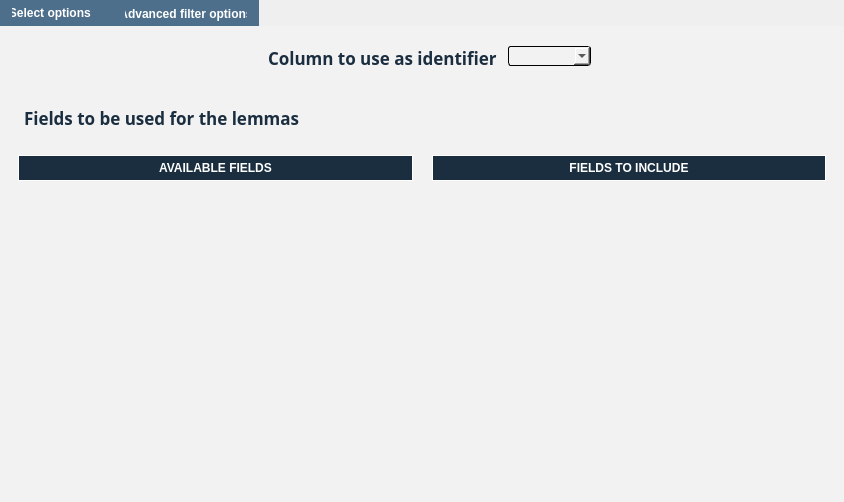
<?xml version="1.0" encoding="UTF-8"?>
<ui version="4.0">
 <class>Form</class>
 <widget class="QWidget" name="Form">
  <property name="geometry">
   <rect>
    <x>0</x>
    <y>0</y>
    <width>844</width>
    <height>502</height>
   </rect>
  </property>
  <property name="windowTitle">
   <string>ITMT</string>
  </property>
  <layout class="QVBoxLayout" name="verticalLayout_2">
   <property name="spacing">
    <number>0</number>
   </property>
   <property name="leftMargin">
    <number>0</number>
   </property>
   <property name="topMargin">
    <number>0</number>
   </property>
   <property name="rightMargin">
    <number>0</number>
   </property>
   <property name="bottomMargin">
    <number>0</number>
   </property>
   <item>
    <widget class="QTabWidget" name="tab_select_create_training_corpus">
     <property name="sizePolicy">
      <sizepolicy hsizetype="Preferred" vsizetype="Preferred">
       <horstretch>0</horstretch>
       <verstretch>0</verstretch>
      </sizepolicy>
     </property>
     <property name="styleSheet">
      <string notr="true">QTabWidget::pane {
    background: transparent;
    border:0;
}


QTabBar::tab {
    background: #4D6F8C;
	font: 87 13pt &quot;Avenir&quot;;
	font-weight: bold;
	color: #FFFFFF;
}</string>
     </property>
     <property name="tabPosition">
      <enum>QTabWidget::North</enum>
     </property>
     <property name="tabShape">
      <enum>QTabWidget::Rounded</enum>
     </property>
     <property name="currentIndex">
      <number>0</number>
     </property>
     <property name="tabBarAutoHide">
      <bool>true</bool>
     </property>
     <widget class="QWidget" name="tab_select_options">
      <property name="styleSheet">
       <string notr="true">background:white;
</string>
      </property>
      <attribute name="title">
       <string>Select options   |</string>
      </attribute>
      <layout class="QVBoxLayout" name="verticalLayout_57" stretch="0">
       <property name="spacing">
        <number>0</number>
       </property>
       <property name="leftMargin">
        <number>0</number>
       </property>
       <property name="topMargin">
        <number>0</number>
       </property>
       <property name="rightMargin">
        <number>0</number>
       </property>
       <property name="bottomMargin">
        <number>0</number>
       </property>
       <item>
        <widget class="QFrame" name="frame_select_options">
         <property name="styleSheet">
          <string notr="true">background-color: #F2F2F2;</string>
         </property>
         <property name="frameShape">
          <enum>QFrame::NoFrame</enum>
         </property>
         <property name="frameShadow">
          <enum>QFrame::Plain</enum>
         </property>
         <layout class="QVBoxLayout" name="verticalLayout_3">
          <property name="spacing">
           <number>0</number>
          </property>
          <property name="leftMargin">
           <number>0</number>
          </property>
          <property name="topMargin">
           <number>0</number>
          </property>
          <property name="rightMargin">
           <number>0</number>
          </property>
          <property name="bottomMargin">
           <number>0</number>
          </property>
          <item>
           <widget class="QFrame" name="frame_select_options_top">
            <property name="sizePolicy">
             <sizepolicy hsizetype="Preferred" vsizetype="Fixed">
              <horstretch>0</horstretch>
              <verstretch>0</verstretch>
             </sizepolicy>
            </property>
            <property name="maximumSize">
             <size>
              <width>16777215</width>
              <height>60</height>
             </size>
            </property>
            <property name="styleSheet">
             <string notr="true">background-color: #F2F2F2;
border:none;</string>
            </property>
            <property name="frameShape">
             <enum>QFrame::StyledPanel</enum>
            </property>
            <property name="frameShadow">
             <enum>QFrame::Raised</enum>
            </property>
            <layout class="QHBoxLayout" name="horizontalLayout">
             <item>
              <spacer name="horizontalSpacer_2">
               <property name="orientation">
                <enum>Qt::Horizontal</enum>
               </property>
               <property name="sizeHint" stdset="0">
                <size>
                 <width>40</width>
                 <height>20</height>
                </size>
               </property>
              </spacer>
             </item>
             <item>
              <widget class="QLabel" name="label_fields_to_include">
               <property name="sizePolicy">
                <sizepolicy hsizetype="Expanding" vsizetype="Fixed">
                 <horstretch>0</horstretch>
                 <verstretch>0</verstretch>
                </sizepolicy>
               </property>
               <property name="minimumSize">
                <size>
                 <width>0</width>
                 <height>45</height>
                </size>
               </property>
               <property name="maximumSize">
                <size>
                 <width>16777215</width>
                 <height>45</height>
                </size>
               </property>
               <property name="font">
                <font>
                 <family>Avenir</family>
                 <pointsize>13</pointsize>
                 <weight>75</weight>
                 <italic>false</italic>
                 <bold>true</bold>
                </font>
               </property>
               <property name="styleSheet">
                <string notr="true">padding-left: 10px;
font: 87 13pt &quot;Avenir&quot;;
color:#1A2E40;
font-weight: bold;
</string>
               </property>
               <property name="text">
                <string>Column to use as identifier</string>
               </property>
              </widget>
             </item>
             <item>
              <widget class="QComboBox" name="comboBox_trdts_id">
               <property name="styleSheet">
                <string notr="true">/*COMBO BOX*/
QComboBox {
    border: 1px solid black;
    border-radius: 3px;
    padding: 1px 18px 1px 3px;
    min-width: 6em;
    background-color:#F2F2F2;
	color:black;
}


QComboBox:on { /* shift the text when the popup opens */
    padding-top: 3px;
    padding-left: 4px;
}

</string>
               </property>
              </widget>
             </item>
             <item>
              <spacer name="horizontalSpacer">
               <property name="orientation">
                <enum>Qt::Horizontal</enum>
               </property>
               <property name="sizeHint" stdset="0">
                <size>
                 <width>40</width>
                 <height>20</height>
                </size>
               </property>
              </spacer>
             </item>
            </layout>
           </widget>
          </item>
          <item>
           <widget class="QFrame" name="frame_select_options_middle">
            <property name="styleSheet">
             <string notr="true">background-color: #F2F2F2;
border:none;</string>
            </property>
            <property name="frameShape">
             <enum>QFrame::StyledPanel</enum>
            </property>
            <property name="frameShadow">
             <enum>QFrame::Raised</enum>
            </property>
            <layout class="QHBoxLayout" name="horizontalLayout_4">
             <property name="spacing">
              <number>0</number>
             </property>
             <property name="leftMargin">
              <number>0</number>
             </property>
             <property name="topMargin">
              <number>0</number>
             </property>
             <property name="rightMargin">
              <number>0</number>
             </property>
             <property name="bottomMargin">
              <number>0</number>
             </property>
             <item>
              <widget class="QFrame" name="frame_4">
               <property name="styleSheet">
                <string notr="true">background-color: #F2F2F2;
border:none;</string>
               </property>
               <property name="frameShape">
                <enum>QFrame::StyledPanel</enum>
               </property>
               <property name="frameShadow">
                <enum>QFrame::Raised</enum>
               </property>
               <layout class="QVBoxLayout" name="verticalLayout_4">
                <item>
                 <widget class="QLabel" name="label_fields_to_include_3">
                  <property name="sizePolicy">
                   <sizepolicy hsizetype="Expanding" vsizetype="Fixed">
                    <horstretch>0</horstretch>
                    <verstretch>0</verstretch>
                   </sizepolicy>
                  </property>
                  <property name="minimumSize">
                   <size>
                    <width>0</width>
                    <height>45</height>
                   </size>
                  </property>
                  <property name="maximumSize">
                   <size>
                    <width>16777215</width>
                    <height>45</height>
                   </size>
                  </property>
                  <property name="font">
                   <font>
                    <family>Avenir</family>
                    <pointsize>13</pointsize>
                    <weight>75</weight>
                    <italic>false</italic>
                    <bold>true</bold>
                   </font>
                  </property>
                  <property name="styleSheet">
                   <string notr="true">padding-left: 10px;
font: 87 13pt &quot;Avenir&quot;;
color:#1A2E40;
font-weight: bold;
</string>
                  </property>
                  <property name="text">
                   <string>Fields to be used for the lemmas</string>
                  </property>
                 </widget>
                </item>
                <item>
                 <widget class="QFrame" name="frame_5">
                  <property name="styleSheet">
                   <string notr="true">background-color: #F2F2F2;
border:none;</string>
                  </property>
                  <property name="frameShape">
                   <enum>QFrame::StyledPanel</enum>
                  </property>
                  <property name="frameShadow">
                   <enum>QFrame::Raised</enum>
                  </property>
                  <layout class="QHBoxLayout" name="horizontalLayout_3">
                   <item>
                    <widget class="QTableWidget" name="tableWidget_available_fields_lemmas">
                     <property name="styleSheet">
                      <string notr="true">QTableWidget {	
	background-color: #F2F2F2;
	padding: 0px;
	border-radius: 5px;
	font: 87 12pt &quot;Avenir&quot;;
	gridline-color:#FFFFFF;
}
QTableWidget::item{
	padding-left: 5px;
	padding-right: 5px;
	background-color: #F2F2F2;
	color:black;
	gridline-color:#FFFFFF;
}
QTableWidget::item:selected{
	background-color: #4D6F8C;
}
QScrollBar:horizontal {
	background: #4D6F8C;
    border: none;
    height: 2px;
	margin: 0px 2px 0 2px;
}
 QScrollBar:vertical {
    background: #4D6F8C;
    border: none;
    width: 2px;
    margin: 2px 0 2px 0;
	border-radius: 0px;
 }

QHeaderView::section:horizontal
{
	background-color: #1A2E40;
	padding: 3px;
    border-bottom: 1px solid #FFFFFF;
    border-right: 1px solid #FFFFFF;
    border-top: 1px solid #FFFFFF;
    border-left: 1px solid #FFFFFF;
	color:white;
}

</string>
                     </property>
                     <property name="editTriggers">
                      <set>QAbstractItemView::NoEditTriggers</set>
                     </property>
                     <property name="dragEnabled">
                      <bool>true</bool>
                     </property>
                     <property name="dragDropMode">
                      <enum>QAbstractItemView::DragDrop</enum>
                     </property>
                     <attribute name="horizontalHeaderShowSortIndicator" stdset="0">
                      <bool>true</bool>
                     </attribute>
                     <attribute name="horizontalHeaderStretchLastSection">
                      <bool>true</bool>
                     </attribute>
                     <attribute name="verticalHeaderVisible">
                      <bool>false</bool>
                     </attribute>
                     <attribute name="verticalHeaderStretchLastSection">
                      <bool>true</bool>
                     </attribute>
                     <column>
                      <property name="text">
                       <string>AVAILABLE FIELDS</string>
                      </property>
                      <property name="font">
                       <font>
                        <weight>75</weight>
                        <bold>true</bold>
                       </font>
                      </property>
                     </column>
                    </widget>
                   </item>
                   <item>
                    <widget class="QLabel" name="label_2">
                     <property name="maximumSize">
                      <size>
                       <width>50</width>
                       <height>100</height>
                      </size>
                     </property>
                     <property name="text">
                      <string/>
                     </property>
                     <property name="pixmap">
                      <pixmap>../resources/images/drag.png</pixmap>
                     </property>
                     <property name="scaledContents">
                      <bool>true</bool>
                     </property>
                    </widget>
                   </item>
                   <item>
                    <widget class="QTableWidget" name="tableWidget_fields_to_include_lemmas">
                     <property name="styleSheet">
                      <string notr="true">QTableWidget {	
	background-color: #F2F2F2;
	padding: 0px;
	border-radius: 5px;
	font: 87 12pt &quot;Avenir&quot;;
	gridline-color:#FFFFFF;
}
QTableWidget::item{
	padding-left: 5px;
	padding-right: 5px;
	background-color: #F2F2F2;
	color:black;
	gridline-color:#FFFFFF;
}
QTableWidget::item:selected{
	background-color: #4D6F8C;
}
QScrollBar:horizontal {
	background: #4D6F8C;
    border: none;
    height: 2px;
	margin: 0px 2px 0 2px;
}
 QScrollBar:vertical {
    background: #4D6F8C;
    border: none;
    width: 2px;
    margin: 2px 0 2px 0;
	border-radius: 0px;
 }

QHeaderView::section:horizontal
{
	background-color: #1A2E40;
	padding: 3px;
    border-bottom: 1px solid #FFFFFF;
    border-right: 1px solid #FFFFFF;
    border-top: 1px solid #FFFFFF;
    border-left: 1px solid #FFFFFF;
	color:white;
}

</string>
                     </property>
                     <property name="editTriggers">
                      <set>QAbstractItemView::NoEditTriggers</set>
                     </property>
                     <property name="dragEnabled">
                      <bool>true</bool>
                     </property>
                     <property name="dragDropMode">
                      <enum>QAbstractItemView::DropOnly</enum>
                     </property>
                     <attribute name="horizontalHeaderStretchLastSection">
                      <bool>true</bool>
                     </attribute>
                     <attribute name="verticalHeaderVisible">
                      <bool>false</bool>
                     </attribute>
                     <attribute name="verticalHeaderStretchLastSection">
                      <bool>true</bool>
                     </attribute>
                     <column>
                      <property name="text">
                       <string>FIELDS TO INCLUDE</string>
                      </property>
                      <property name="font">
                       <font>
                        <weight>75</weight>
                        <bold>true</bold>
                       </font>
                      </property>
                     </column>
                    </widget>
                   </item>
                  </layout>
                 </widget>
                </item>
               </layout>
              </widget>
             </item>
            </layout>
           </widget>
          </item>
         </layout>
        </widget>
       </item>
      </layout>
     </widget>
     <widget class="QWidget" name="tab_advanced_filter_options">
      <property name="styleSheet">
       <string notr="true">background:white;
</string>
      </property>
      <attribute name="title">
       <string>Advanced filter options</string>
      </attribute>
      <layout class="QVBoxLayout" name="verticalLayout_5">
       <property name="spacing">
        <number>0</number>
       </property>
       <property name="leftMargin">
        <number>0</number>
       </property>
       <property name="topMargin">
        <number>0</number>
       </property>
       <property name="rightMargin">
        <number>0</number>
       </property>
       <property name="bottomMargin">
        <number>0</number>
       </property>
       <item>
        <widget class="QFrame" name="frame_7">
         <property name="styleSheet">
          <string notr="true">background-color: #F2F2F2;
border:none;</string>
         </property>
         <property name="frameShape">
          <enum>QFrame::StyledPanel</enum>
         </property>
         <property name="frameShadow">
          <enum>QFrame::Raised</enum>
         </property>
         <layout class="QVBoxLayout" name="verticalLayout_7">
          <property name="spacing">
           <number>0</number>
          </property>
          <property name="leftMargin">
           <number>0</number>
          </property>
          <property name="topMargin">
           <number>0</number>
          </property>
          <property name="rightMargin">
           <number>0</number>
          </property>
          <property name="bottomMargin">
           <number>0</number>
          </property>
          <item>
           <widget class="QFrame" name="frame_9">
            <property name="styleSheet">
             <string notr="true">background-color: #F2F2F2;
border:none;</string>
            </property>
            <property name="frameShape">
             <enum>QFrame::StyledPanel</enum>
            </property>
            <property name="frameShadow">
             <enum>QFrame::Raised</enum>
            </property>
            <layout class="QHBoxLayout" name="horizontalLayout_6">
             <item>
              <widget class="QLabel" name="label_fields_to_include_4">
               <property name="sizePolicy">
                <sizepolicy hsizetype="Expanding" vsizetype="Fixed">
                 <horstretch>0</horstretch>
                 <verstretch>0</verstretch>
                </sizepolicy>
               </property>
               <property name="minimumSize">
                <size>
                 <width>0</width>
                 <height>45</height>
                </size>
               </property>
               <property name="maximumSize">
                <size>
                 <width>16777215</width>
                 <height>45</height>
                </size>
               </property>
               <property name="font">
                <font>
                 <family>Avenir</family>
                 <pointsize>18</pointsize>
                 <weight>10</weight>
                 <italic>false</italic>
                 <bold>false</bold>
                </font>
               </property>
               <property name="styleSheet">
                <string notr="true">color:#1A2E40;
font: 87 18pt &quot;Avenir&quot;;
padding-left: 10px;</string>
               </property>
               <property name="text">
                <string>Filter conditions</string>
               </property>
              </widget>
             </item>
            </layout>
           </widget>
          </item>
          <item>
           <widget class="QFrame" name="frame_8">
            <property name="styleSheet">
             <string notr="true">background-color: #F2F2F2;
border:none;</string>
            </property>
            <property name="frameShape">
             <enum>QFrame::StyledPanel</enum>
            </property>
            <property name="frameShadow">
             <enum>QFrame::Raised</enum>
            </property>
            <layout class="QHBoxLayout" name="horizontalLayout_5">
             <item>
              <widget class="QComboBox" name="comboBox_2">
               <property name="styleSheet">
                <string notr="true">/*COMBO BOX*/
QComboBox {
    border: 1px solid black;
    border-radius: 3px;
    padding: 1px 18px 1px 3px;
    min-width: 6em;
    background-color:#F2F2F2;
	color:black;
}


QComboBox:on { /* shift the text when the popup opens */
    padding-top: 3px;
    padding-left: 4px;
}

</string>
               </property>
               <item>
                <property name="text">
                 <string>fieldsOfStudy</string>
                </property>
               </item>
              </widget>
             </item>
             <item>
              <widget class="QComboBox" name="comboBox_3">
               <property name="styleSheet">
                <string notr="true">/*COMBO BOX*/
QComboBox {
    border: 1px solid black;
    border-radius: 3px;
    padding: 1px 18px 1px 3px;
    min-width: 6em;
    background-color:#F2F2F2;
	color:black;
}


QComboBox:on { /* shift the text when the popup opens */
    padding-top: 3px;
    padding-left: 4px;
}

</string>
               </property>
               <item>
                <property name="text">
                 <string>is</string>
                </property>
               </item>
               <item>
                <property name="text">
                 <string>equals</string>
                </property>
               </item>
               <item>
                <property name="text">
                 <string>bigger</string>
                </property>
               </item>
              </widget>
             </item>
             <item>
              <widget class="QComboBox" name="comboBox_4">
               <property name="styleSheet">
                <string notr="true">/*COMBO BOX*/
QComboBox {
    border: 1px solid black;
    border-radius: 3px;
    padding: 1px 18px 1px 3px;
    min-width: 6em;
    background-color:#F2F2F2;
	color:black;
}


QComboBox:on { /* shift the text when the popup opens */
    padding-top: 3px;
    padding-left: 4px;
}

</string>
               </property>
               <item>
                <property name="text">
                 <string>Computer Science</string>
                </property>
               </item>
               <item>
                <property name="text">
                 <string>Biology</string>
                </property>
               </item>
               <item>
                <property name="text">
                 <string>Business</string>
                </property>
               </item>
              </widget>
             </item>
             <item>
              <widget class="QPushButton" name="pushButton_2">
               <property name="sizePolicy">
                <sizepolicy hsizetype="Fixed" vsizetype="Fixed">
                 <horstretch>0</horstretch>
                 <verstretch>0</verstretch>
                </sizepolicy>
               </property>
               <property name="minimumSize">
                <size>
                 <width>20</width>
                 <height>20</height>
                </size>
               </property>
               <property name="styleSheet">
                <string notr="true">QPushButton:hover {
	border: #4D6F8C;
 }
QPushButton:pressed {	
	border: #4D6F8C;
}

</string>
               </property>
               <property name="text">
                <string/>
               </property>
               <property name="icon">
                <iconset>
                 <normaloff>:/icons/images/adding.png</normaloff>:/icons/images/adding.png</iconset>
               </property>
               <property name="iconSize">
                <size>
                 <width>20</width>
                 <height>20</height>
                </size>
               </property>
              </widget>
             </item>
            </layout>
           </widget>
          </item>
          <item>
           <widget class="QFrame" name="frame_10">
            <property name="styleSheet">
             <string notr="true">background-color: #F2F2F2;
border:none;</string>
            </property>
            <property name="frameShape">
             <enum>QFrame::StyledPanel</enum>
            </property>
            <property name="frameShadow">
             <enum>QFrame::Raised</enum>
            </property>
            <layout class="QHBoxLayout" name="horizontalLayout_7">
             <item>
              <widget class="QTableWidget" name="tableWidget_5">
               <property name="styleSheet">
                <string notr="true">QTableWidget {	
	background-color: #F2F2F2;
	padding: 0px;
	border-radius: 5px;
	font: 87 12pt &quot;Avenir&quot;;
	gridline-color:#FFFFFF;
}
QTableWidget::item{
	padding-left: 5px;
	padding-right: 5px;
	background-color: #F2F2F2;
	color:black;
	gridline-color:#FFFFFF;
}
QTableWidget::item:selected{
	background-color: #4D6F8C;
}
QScrollBar:horizontal {
	background: #4D6F8C;
    border: none;
    height: 2px;
	margin: 0px 2px 0 2px;
}
 QScrollBar:vertical {
    background: #4D6F8C;
    border: none;
    width: 2px;
    margin: 2px 0 2px 0;
	border-radius: 0px;
 }

QHeaderView::section:horizontal
{
	background-color: #1A2E40;
	padding: 3px;
    border-bottom: 1px solid #FFFFFF;
    border-right: 1px solid #FFFFFF;
    border-top: 1px solid #FFFFFF;
    border-left: 1px solid #FFFFFF;
	color:white;
}

</string>
               </property>
               <property name="editTriggers">
                <set>QAbstractItemView::NoEditTriggers</set>
               </property>
               <attribute name="horizontalHeaderStretchLastSection">
                <bool>true</bool>
               </attribute>
               <attribute name="verticalHeaderVisible">
                <bool>false</bool>
               </attribute>
               <attribute name="verticalHeaderStretchLastSection">
                <bool>true</bool>
               </attribute>
               <column>
                <property name="text">
                 <string>FILTERS TO APPLY</string>
                </property>
                <property name="font">
                 <font>
                  <weight>75</weight>
                  <bold>true</bold>
                 </font>
                </property>
               </column>
              </widget>
             </item>
             <item>
              <widget class="QPushButton" name="pushButton">
               <property name="styleSheet">
                <string notr="true">QPushButton {
	background-color: #1A2E40;
	font: 87 13pt &quot;Avenir&quot;;
	font-weight: bold;
	color: #FFFFFF;
}
QPushButton:hover {
	background-color: #4D6F8C;
 }
QPushButton:pressed {	
	background-color: #4D6F8C;
}

</string>
               </property>
               <property name="text">
                <string>  Erase all  </string>
               </property>
              </widget>
             </item>
            </layout>
           </widget>
          </item>
         </layout>
        </widget>
       </item>
      </layout>
     </widget>
    </widget>
   </item>
  </layout>
 </widget>
 <resources>
  <include location="../resources/images/resources.qrc"/>
 </resources>
 <connections/>
</ui>
